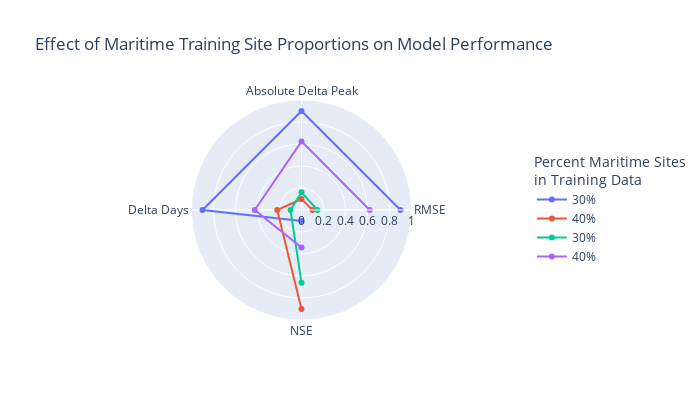

Notebook code cell kept with this figure:
### Code cell
## POLAR PLOT ##
categories = ['RMSE', 'Absolute Delta Peak', 'Delta Days', 'NSE']
data_m30 = [np.mean(stats_m30['rmse']), np.mean(stats_m30['abs delta peak']), np.mean(stats_m30['delta days']), np.mean(stats_m30['nse'])]
data_m40 = [np.mean(stats_m40['rmse']), np.mean(stats_m40['abs delta peak']), np.mean(stats_m40['delta days']), np.mean(stats_m40['nse'])]
data_m50 = [np.mean(stats_m50['rmse']), np.mean(stats_m50['abs delta peak']), np.mean(stats_m50['delta days']), np.mean(stats_m50['nse'])]
data_m60 = [np.mean(stats_m60['rmse']), np.mean(stats_m60['abs delta peak']), np.mean(stats_m60['delta days']), np.mean(stats_m60['nse'])]

# Normalize each metric independently to 0-1 range
scaler = MinMaxScaler(feature_range=(0.1,0.9))
data_scaled = scaler.fit_transform([data_m30, data_m40, data_m50, data_m60])

fig = go.Figure()

fig.add_trace(go.Scatterpolar(r=data_scaled[0],theta=categories, name='30%'))
fig.add_trace(go.Scatterpolar(r=data_scaled[1], theta=categories,  name='40%'))
fig.add_trace(go.Scatterpolar(r=data_scaled[2], theta=categories, name='30%'))
fig.add_trace(go.Scatterpolar(r=data_scaled[3], theta=categories,  name='40%'))


fig.update_layout(polar=dict(radialaxis=dict(visible=True, range=[0, 1])), legend_title_text=f"Percent Maritime Sites<br>in Training Data", showlegend=True, 
                  title="Effect of Maritime Training Site Proportions on Model Performance", width=700, height=400, 
                  legend=dict(x=100, y=0.5, xanchor='right', yanchor='middle'))


fig.show()

### Figure 1 — Plotly figure (JSON) as saved in the notebook; plotly's stock layout.template omitted (floating-point values rounded to 4 significant figures)
{"data": [{"name": "30%", "r": [0.9, 0.9, 0.9, 0.1], "theta": ["RMSE", "Absolute Delta Peak", "Delta Days", "NSE"], "type": "scatterpolar"}, {"name": "40%", "r": [0.1, 0.1, 0.2207, 0.9], "theta": ["RMSE", "Absolute Delta Peak", "Delta Days", "NSE"], "type": "scatterpolar"}, {"name": "30%", "r": [0.1451, 0.161, 0.1, 0.6616], "theta": ["RMSE", "Absolute Delta Peak", "Delta Days", "NSE"], "type": "scatterpolar"}, {"name": "40%", "r": [0.6203, 0.6236, 0.425, 0.3404], "theta": ["RMSE", "Absolute Delta Peak", "Delta Days", "NSE"], "type": "scatterpolar"}], "layout": {"height": 400, "legend": {"title": {"text": "Percent Maritime Sites<br>in Training Data"}, "x": 1.02, "xanchor": "left", "y": 0.5, "yanchor": "middle"}, "polar": {"angularaxis": {"type": "category"}, "radialaxis": {"autorange": false, "range": [0, 1], "type": "linear", "visible": true}}, "showlegend": true, "title": {"text": "Effect of Maritime Training Site Proportions on Model Performance"}, "width": 700}}
